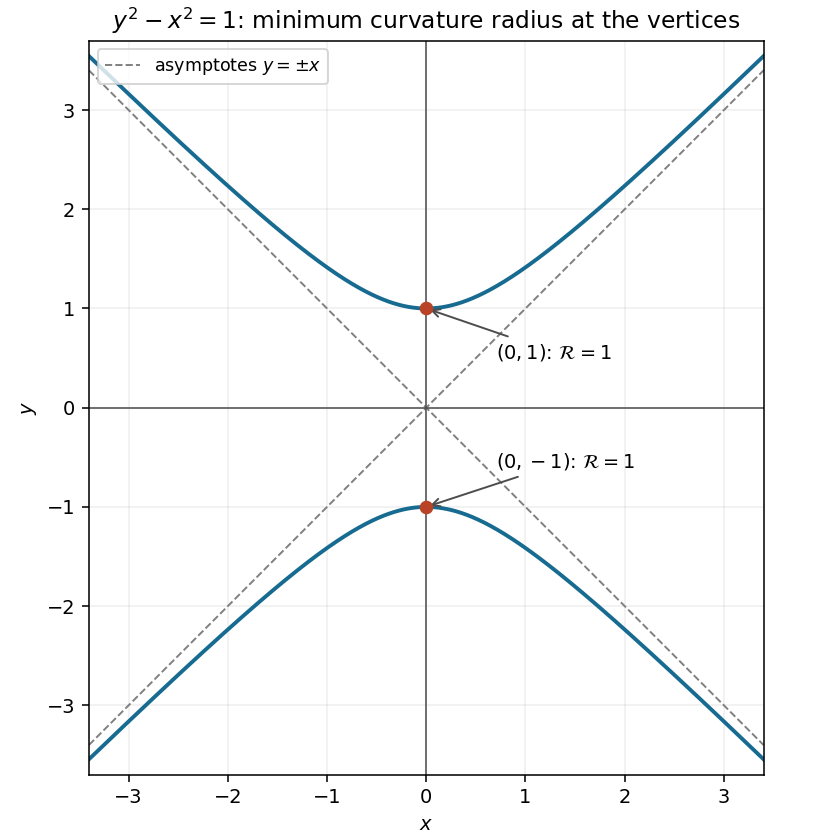

The Python source for this figure:
"""Hyperbola sketch; tested Python 3.14 / numpy 2.3.5 / matplotlib 3.10.7.
Generate an opaque basename PNG in caller CWD, honoring supplied MPLCONFIGDIR.
"""
import numpy as np
import matplotlib
matplotlib.use('Agg')
import matplotlib.pyplot as plt
x = np.linspace(-3.4, 3.4, 1000)
y = np.sqrt(1+x*x)
fig, ax = plt.subplots(figsize=(6, 6), layout='constrained')
ax.plot(x, y, color='#176b91', linewidth=2)
ax.plot(x, -y, color='#176b91', linewidth=2)
ax.plot(x, x, color='0.5', ls='--', linewidth=1, label=r'asymptotes $y=\pm x$')
ax.plot(x, -x, color='0.5', ls='--', linewidth=1)
ax.axhline(0, color='0.3', linewidth=.8)
ax.axvline(0, color='0.3', linewidth=.8)
ax.scatter([0,0],[1,-1], color='#b84326', zorder=5)
ax.annotate(r'$(0,1)$: $\mathcal{R}=1$', (0,1), (.7,.5), arrowprops={'arrowstyle':'->','color':'0.3'}, fontsize=10)
ax.annotate(r'$(0,-1)$: $\mathcal{R}=1$', (0,-1), (.7,-.6), arrowprops={'arrowstyle':'->','color':'0.3'}, fontsize=10)
ax.set(xlim=(-3.4,3.4), ylim=(-3.7,3.7), xlabel='$x$', ylabel='$y$', title=r'$y^2-x^2=1$: minimum curvature radius at the vertices')
ax.set_aspect('equal'); ax.grid(alpha=.2);ax.legend(loc='upper left',fontsize=9)
fig.savefig('paper-3-hyperbola.png', dpi=140, facecolor='white', transparent=False)
plt.close(fig)
